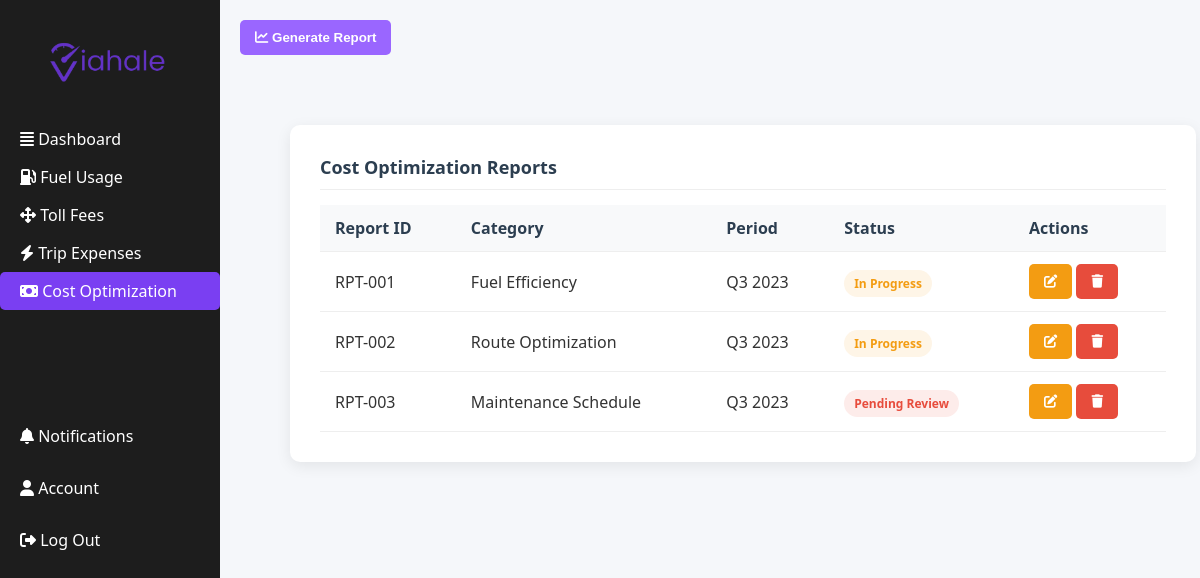
The app's page /TCAO/CO.php with its own data.
### tables this page shows
CREATE TABLE `cost_optimization_reports` (
  `id` int(11) NOT NULL,
  `report_id` varchar(20) NOT NULL,
  `category` varchar(100) NOT NULL,
  `period` varchar(50) NOT NULL,
  `status` enum('Implemented','In Progress','Pending Review') DEFAULT 'Pending Review',
  `notes` text DEFAULT NULL,
  `created_at` timestamp NOT NULL DEFAULT current_timestamp(),
  `updated_at` timestamp NOT NULL DEFAULT current_timestamp() ON UPDATE current_timestamp()
);

### TCAO/CO.php (the view, shortened to what this page needs)
<?php
include 'config.php';
$reports_query = "SELECT * FROM cost_optimization_reports ORDER BY created_at DESC";
$reports_result = mysqli_query($Connections, $reports_query);
?>
<!DOCTYPE html>
<html lang="en">
<head>
  <link rel="stylesheet" href="https://cdnjs.cloudflare.com/ajax/libs/font-awesome/6.4.0/css/all.min.css"/>
</head>
<body>
  <div class="sidebar">
    <div class="logo">
      <img src="viahale1.png" alt="Logo">
    </div>
    <ul>
      <li><a href="tcao-dashboard.php"><i class="fas fa-align-justify"></i> Dashboard </a></li>
      <li><a href="FU.php"><i class="fas fa-gas-pump me-2"></i> Fuel Usage </a></li>
      <li><a href="TF.php"><i class="fas fa-arrows-alt"></i> Toll Fees </a></li>
      <li><a href="TE.php"><i class="fas fa-bolt"></i> Trip Expenses </a></li>
      <li class="active"><a href="CO.php"><i class="fas fa-money-bill"></i> Cost Optimization </a></li>
    </ul>
    <div class="bottom-links">
      <a href="#"><i class="fas fa-bell me-2"></i> Notifications</a>
      <a href="#"><i class="fas fa-user me-2"></i> Account</a>
      <a href="../admin-dashboard.php"><i class="fas fa-sign-out-alt me-2"></i> Log Out</a>
    </div>
  </div>
  <div class="main-content">
    <div class="crud-actions">
      <button class="btn btn-primary" onclick="openModal('generate-report')">
        <i class="fas fa-chart-line"></i> Generate Report
      </button>
    </div>
    <div class="card">
      <div class="card-header">
        <div class="card-title">Cost Optimization Reports</div>
      </div>
      <div class="optimization-table">
        <table>
          <thead>
            <tr>
              <th>Report ID</th>
              <th>Category</th>
              <th>Period</th>
              <th>Status</th>
              <th>Actions</th>
            </tr>
          </thead>
          <tbody>
            <?php
            if (mysqli_num_rows($reports_result) > 0) {
                while($row = mysqli_fetch_assoc($reports_result)) {
                    $status_class = '';
                    if ($row['status'] == 'Implemented') $status_class = 'optimized';
                    else if ($row['status'] == 'In Progress') $status_class = 'moderate';
                    else if ($row['status'] == 'Pending Review') $status_class = 'needs-improvement';
                    echo "<tr>
                        <td>{$row['report_id']}</td>
                        <td>{$row['category']}</td>
                        <td>{$row['period']}</td>
                        <td><span class='status $status_class'>{$row['status']}</span></td>
                        <td>
                          <button class='btn btn-edit' onclick='editReport({$row['id']})'>
                            <i class='fas fa-edit'></i>
                          </button>
                          <button class='btn btn-delete' onclick='deleteReport({$row['id']}, \"{$row['report_id']}\", \"{$row['category']}\")'>
                            <i class='fas fa-trash'></i>
                          </button>
                        </td>
                    </tr>";
                }
            } else {
                echo "<tr><td colspan='5' style='text-align: center;'>No cost optimization reports found</td></tr>";
            }
            ?>
          </tbody>
        </table>
      </div>
    </div>
  </div>
</body>
</html>

### TCAO/CO.php (style rules this page uses)
:root { --primary: #2c3e50; --secondary: #3498db; --accent: #e74c3c; --light: #ecf0f1; --dark: #1d1d1d; --success: #2ecc71; --warning: #f39c12; }
body { background-color: #f5f7fa; color: #333; display: flex; margin: 0; font-family: 'Segoe UI', Tahoma, Geneva, Verdana, sans-serif; }
.sidebar { width: 220px; background: var(--dark); color: white; height: 100vh; padding: 25px 0; position: fixed; }
.sidebar .logo { text-align: center; margin-bottom: 20px; }
.sidebar .logo img { width: 160px; }
.sidebar ul { list-style: none; padding: 0; }
.sidebar ul li { padding: 8px 20px; border-radius: 5px; transition: all 0.3s ease; }
.sidebar ul li a { color: white; text-decoration: none; display: block; transition: color 0.3s ease; }
.sidebar ul li.active { background: #7a3ff2; }
.bottom-links { display: flex; flex-direction: column; margin-top: 100px; }
.bottom-links a { color: white; text-decoration: none; margin: 5px 0; padding: 10px 20px; border-radius: 5px; transition: all 0.3s ease; }
.main-content { margin-left: 220px; padding: 20px; width: calc(100% - 220px); }
.crud-actions { display: flex; gap: 10px; margin-bottom: 20px; }
.btn { padding: 10px 15px; border: none; border-radius: 5px; cursor: pointer; font-weight: 600; transition: all 0.3s ease; }
.btn-primary { background-color: #9a66ff; color: white; }
.btn-edit { background-color: #f39c12; color: white; }
.btn-delete { background-color: #e74c3c; color: white; }
.card { background-color: white; margin-left: 50px; margin-top: 70px; border-radius: 10px; box-shadow: 0 4px 15px rgba(0, 0, 0, 0.08); padding: 30px; transition: transform 0.3s ease; width: 90%; }
.card-header { display: flex; justify-content: space-between; align-items: center; margin-bottom: 15px; padding-bottom: 10px; border-bottom: 1px solid #eee; }
.card-title { font-size: 18px; font-weight: 600; color: #2c3e50; }
table { width: 100%; border-collapse: collapse; }
th, td { padding: 12px 15px; text-align: left; border-bottom: 1px solid #eee; }
th { background-color: #f8f9fa; font-weight: 600; color: #2c3e50; }
.status { padding: 5px 10px; border-radius: 20px; font-size: 12px; font-weight: 600; }
.moderate { background-color: #fef5e7; color: #f39c12; }
.needs-improvement { background-color: #fdecea; color: #e74c3c; }

### records on screen
cost_optimization_reports: report "RPT-001", category "Fuel Efficiency", period "Q3 2023", status "In Progress"
cost_optimization_reports: report "RPT-002", category "Route Optimization", period "Q3 2023", status "In Progress"
cost_optimization_reports: report "RPT-003", category "Maintenance Schedule", period "Q3 2023", status "Pending Review"
